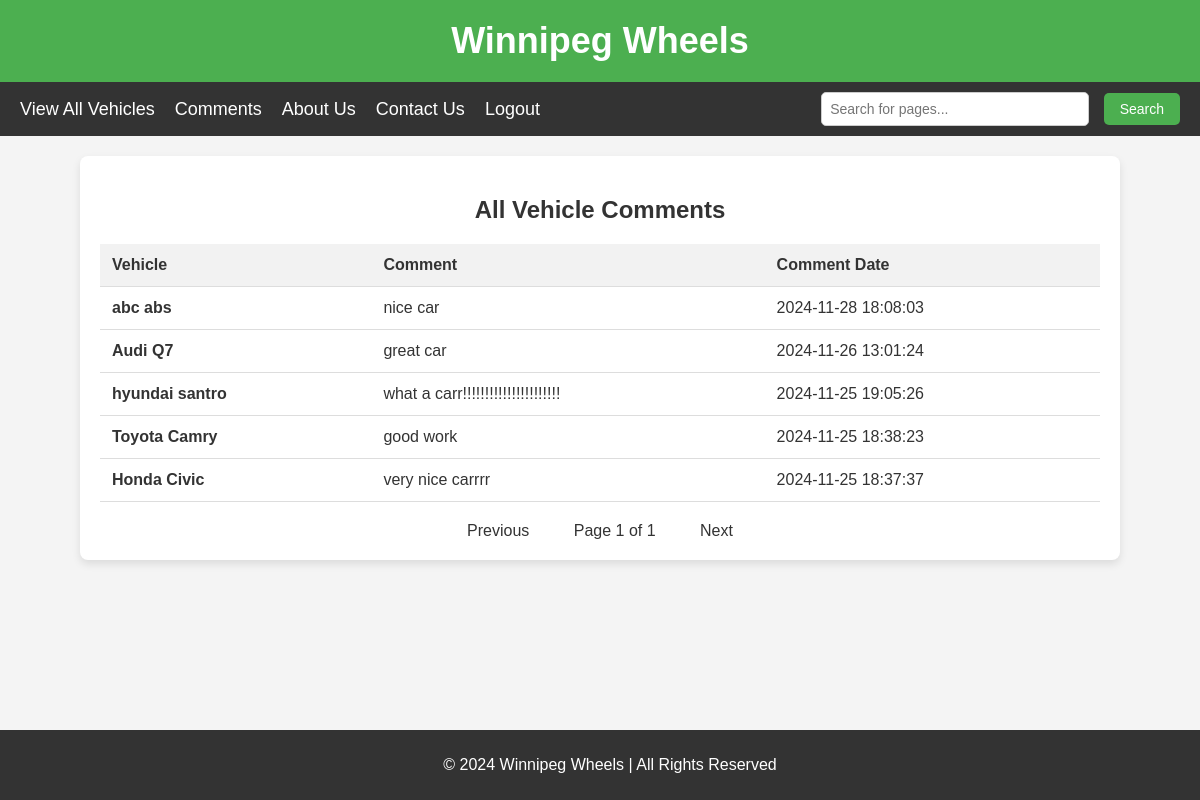
The page /comments.php on the database its author committed.
### tables this page shows
CREATE TABLE `comments` (
  `CommentID` int(11) NOT NULL,
  `VehicleID` int(10) UNSIGNED NOT NULL,
  `CommentText` text NOT NULL,
  `CommentDate` datetime DEFAULT current_timestamp()
);

CREATE TABLE `vehicles` (
  `VehicleID` int(10) UNSIGNED NOT NULL,
  `Manufacturer` varchar(100) DEFAULT NULL,
  `Model` varchar(100) DEFAULT NULL,
  `Year` int(11) DEFAULT NULL,
  `Price` decimal(10,2) DEFAULT NULL,
  `Specifications` text DEFAULT NULL,
  `CategoryID` int(11) DEFAULT NULL,
  `Image` varchar(255) DEFAULT NULL
);

### comments.php (the view, shortened to what this page needs)
<?php
require 'db.php';
$commentsPerPage = 10;
$page = isset($_GET['page']) ? (int)$_GET['page'] : 1;
$offset = ($page - 1) * $commentsPerPage;
$stmt = $pdo->prepare("
    SELECT
        v.VehicleId,
        v.Manufacturer,
        v.Model,
        c.CommentText,
        c.CommentDate
    FROM Comments c
    JOIN Vehicles v ON c.VehicleID = v.VehicleId
    ORDER BY c.CommentDate DESC
    LIMIT :limit OFFSET :offset
");
$stmt->bindParam(':limit', $commentsPerPage, PDO::PARAM_INT);
$stmt->bindParam(':offset', $offset, PDO::PARAM_INT);
$stmt->execute();
$comments = $stmt->fetchAll(PDO::FETCH_ASSOC);
$totalCommentsStmt = $pdo->prepare("SELECT COUNT(*) FROM Comments");
$totalCommentsStmt->execute();
$totalComments = $totalCommentsStmt->fetchColumn();
$totalPages = ceil($totalComments / $commentsPerPage);
?>
<!DOCTYPE html>
<html lang="en">
<head>
</head>
<body>
    <header>
        <h1>Winnipeg Wheels</h1>
    </header>
    <nav>
        <ul>
            <li><a href="read.php">View All Vehicles</a></li>
            <li><a href="comments.php">Comments</a></li>
            <li><a href="about_us.php">About Us</a></li>
            <li><a href="contact_us.php">Contact Us</a></li>
            <li><a href="logout.php">Logout</a></li>
        </ul>
        <div class="search-container">
            <form action="search.php" method="GET">
                <input type="text" name="search" placeholder="Search for pages..." required>
                <button type="submit">Search</button>
            </form>
        </div>
    </nav>
    <main>
        <h2>All Vehicle Comments</h2>
        <?php if (count($comments) > 0): ?>
            <table>
                <thead>
                    <tr>
                        <th>Vehicle</th>
                        <th>Comment</th>
                        <th>Comment Date</th>
                    </tr>
                </thead>
                <tbody>
                    <?php foreach ($comments as $comment): ?>
                        <tr>
                            <td>
                                <strong><?= htmlspecialchars($comment['Manufacturer']) . ' ' . htmlspecialchars($comment['Model']) ?></strong>
                            </td>
                            <td><?= htmlspecialchars($comment['CommentText']) ?></td>
                            <td><?= htmlspecialchars($comment['CommentDate']) ?></td>
                        </tr>
                    <?php endforeach; ?>
                </tbody>
            </table>
        <?php else: ?>
            <p>No comments found.</p>
        <?php endif; ?>
        <div class="pagination">
            <?php if ($page > 1): ?>
                <a href="all_comments.php?page=<?= $page - 1 ?>">Previous</a>
            <?php else: ?>
                <span>Previous</span>
            <?php endif; ?>
            <span>Page <?= $page ?> of <?= $totalPages ?></span>
            <?php if ($page < $totalPages): ?>
                <a href="all_comments.php?page=<?= $page + 1 ?>">Next</a>
            <?php else: ?>
                <span>Next</span>
            <?php endif; ?>
        </div>
    </main>
    <footer>
        <p>&copy; 2024 Winnipeg Wheels | All Rights Reserved</p>
    </footer>
</body>
</html>

### comments.php (style rules this page uses)
body { font-family: 'Arial', sans-serif; background-color: #f4f4f4; margin: 0; padding: 0; color: #333; }
header { background-color: #4CAF50; color: white; padding: 20px; text-align: center; }
header h1 { margin: 0; font-size: 36px; }
nav { background-color: #333; padding: 10px 20px; text-align: left; display: flex; justify-content: space-between; align-items: center; }
nav ul { list-style: none; padding: 0; margin: 0; display: flex; }
nav ul li { display: inline; margin-right: 20px; }
nav ul li a { color: white; text-decoration: none; font-size: 18px; }
.search-container { display: flex; align-items: center; }
.search-container input[type="text"] { padding: 8px; width: 250px; font-size: 14px; border-radius: 5px; border: 1px solid #ccc; }
.search-container button { padding: 8px 16px; margin-left: 10px; font-size: 14px; border: none; background-color: #4CAF50; color: white; cursor: pointer; border-radius: 5px; }
main { max-width: 1000px; margin: 20px auto; padding: 20px; background-color: white; border-radius: 8px; box-shadow: 0 4px 8px rgba(0, 0, 0, 0.1); }
h2 { text-align: center; margin-bottom: 20px; font-size: 24px; }
table { width: 100%; border-collapse: collapse; margin-bottom: 20px; }
table th, table td { padding: 12px; text-align: left; border-bottom: 1px solid #ddd; }
table th { background-color: #f2f2f2; }
.pagination { text-align: center; margin-top: 20px; }
.pagination span { font-size: 16px; color: #333; padding: 10px 20px; }
footer { background-color: #333; color: white; text-align: center; padding: 10px; position: fixed; bottom: 0; width: 100%; }

### rows shown on the page
comments: VehicleID.Manufacturer "abc", VehicleID.Model "abs", CommentText "nice car", CommentDate "2024-11-28 18:08:03"
comments: VehicleID.Manufacturer "Audi", VehicleID.Model "Q7", CommentText "great car", CommentDate "2024-11-26 13:01:24"
comments: VehicleID.Manufacturer "hyundai", VehicleID.Model "santro", CommentText "what a carr!!!!!!!!!!!!!!!!!!!!!!", CommentDate "2024-11-25 19:05:26"
comments: VehicleID.Manufacturer "Toyota", VehicleID.Model "Camry", CommentText "good work", CommentDate "2024-11-25 18:38:23"
comments: VehicleID.Manufacturer "Honda", VehicleID.Model "Civic", CommentText "very nice carrrr", CommentDate "2024-11-25 18:37:37"

### other values the page prints
$page "1"
$totalPages "1"
